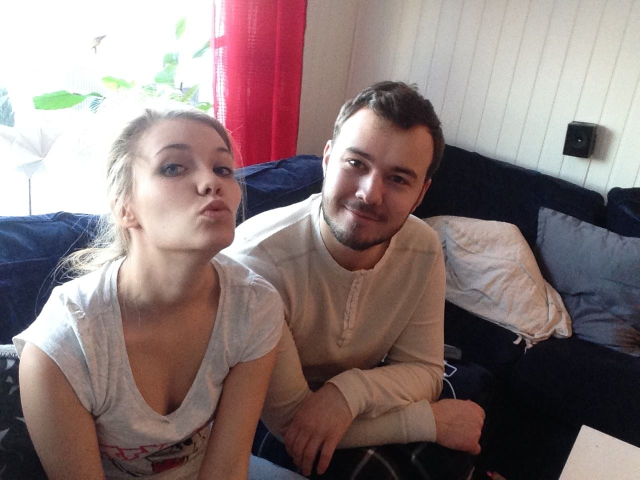
#> input picture Gammelt/TDT4113/ov5/imager/julialf.jpg, 1280 x 960 px (shown at 1/2 size)
$ python main.py
#> lines starting #> are read from the running program, lines starting #| are printed output that depends on the picture
from PIL import Image
from PIL import ImageFilter
from PIL import ImageEnhance

# Image.save(imagepath)
class PILWrapper():
  def __init__(self, imagepath=False, image=False):
#> called with imagepath = './julialf.jpg', image = False
    self.image = image if not imagepath else Image.open(imagepath)
#> self.image is the input picture: PIL image 1280x960 RGB; mean R, G, B 138.1, 121, 120.2
    self.xmax = self.image.size[0]
#> self.xmax = 1280
    self.ymax = self.image.size[1]
#> self.ymax = 960
  def save(self, savepath):
    self.image.save(savepath)
  def display(self):
    self.image.show()
  def resize(self, new_x, new_y):
    self.image = self.image.resize((new_x, new_y))
  def scale(self, factor):
#> called with factor = 0.5
    self.image = self.image.resize((round(self.xmax*factor), round(self.ymax*factor)))
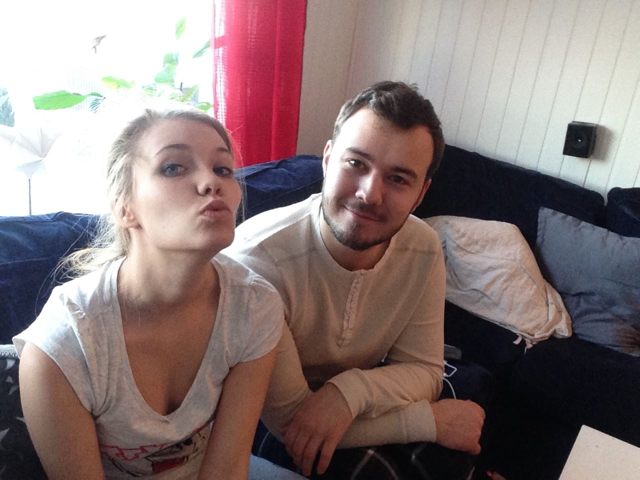
#> self.image: PIL image 640x480 RGB; mean R, G, B 138.1, 121, 120.2


pw = PILWrapper('./julialf.jpg')
pw.scale(0.5)
pw.display()
